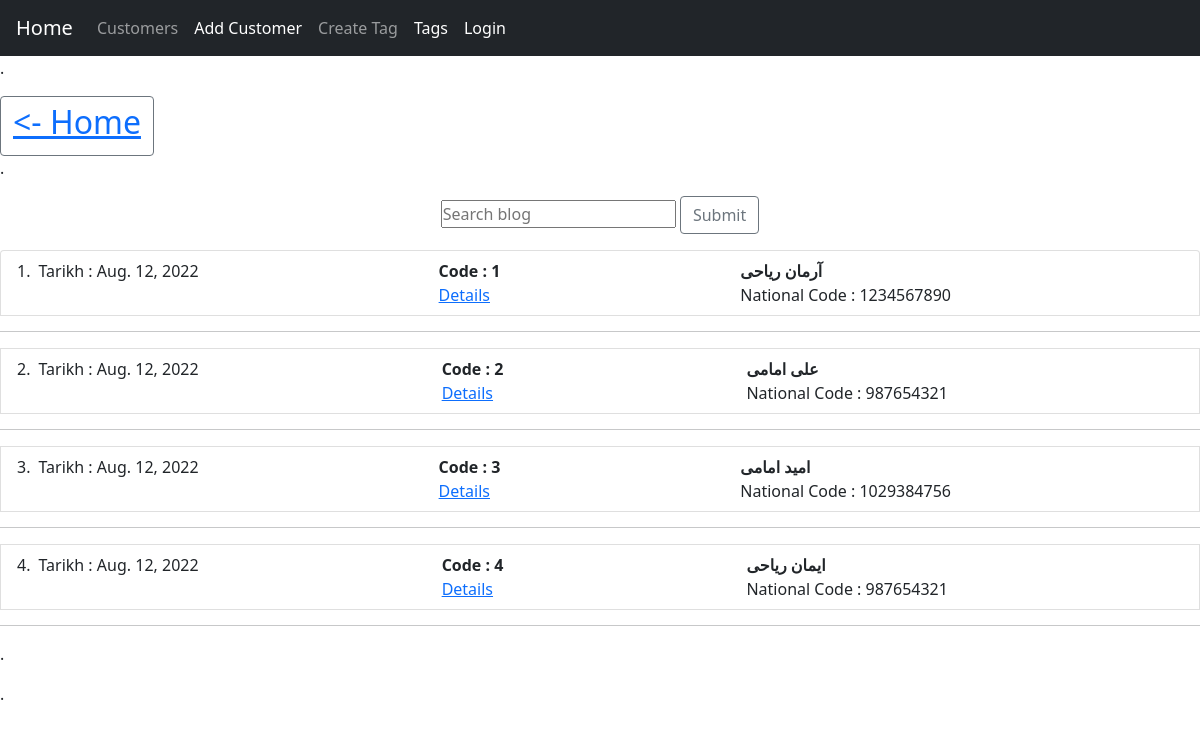
The page /find/ on the database its author committed.
### pages/models.py (models this page shows, shortened)
class Aa(models.Model):
    date = models.DateField(auto_now_add=True)
    National_code = models.IntegerField()
    first_name = models.CharField(("first name"),max_length=100)
    last_name = models.CharField(('last name'),max_length=100)

### pages/views.py (the view)
# urls.py: path('find/', views.aa_list, name = 'find'),
def aa_list(request):
    aa_list = Aa.objects.all()
    context = {
        "aa_list": aa_list
    }
    return render(request, "pages/find.html", context)

### templates/pages/find.html (shortened to what this page needs)
{% extends 'base.html' %}
{% load static %}
{% block content %}
<head>
    <link href="https://cdn.jsdelivr.net/npm/bootstrap@5.1.3/dist/css/bootstrap.min.css" rel="stylesheet">
    <link rel="stylesheet" href="{% static 'style.css' %}">
</head>
<center>
    <form method="GET" action = "{% url 'search' %}">
        <div class = "blog-search-form">
            <input name = "search" placeholder = "Search blog" type = "text">
            <button class="btn btn-outline-secondary" type = "submit">
                Submit
            </button>
        </div>
    </form>
</center>
<ol class="list-group list-group-numbered">
{% for a in aa_list %}
    <li class="list-group-item d-flex justify-content-between align-items-start">
    <div class="ms-2 me-auto">
        Tarikh : {{ a.date }}
    </div>
    <div class="ms-2 me-auto">
      <div class="fw-bold">Code : {{ a.pk }}</div>
      <a href = ""> Details </a>
    </div>
    <div class="ms-2 me-auto">
      <div class="fw-bold">{{ a.first_name}} {{ a.last_name }}</div>
      National Code : {{ a.National_code }}
    </div>
  </li>
<hr>
{% endfor %}
</ol>
{% endblock content %}

### templates/base.html (shortened to what this page needs)
<!DOCTYPE html>
<html lang = "en">
<head>
    <link rel="stylesheet" href="https://cdn.jsdelivr.net/npm/bootstrap@4.3.1/dist/css/bootstrap.min.css">
</head>
<body>
    <header>
<nav class="navbar navbar-expand-lg navbar-dark bg-dark">
  <a class="navbar-brand" href = "{% url 'home' %}"> Home </a>
  <div class="collapse navbar-collapse" id="navbarNavAltMarkup">
    <div class="navbar-nav">
      <a class="nav-item nav-link" href="{% url 'customers' %}">Customers</a>
      <a class="nav-link active" href="{% url 'customer_create' %}">Add Customer <span class="sr-only">(current)</span></a>
      <a class="nav-item nav-link" href="{% url 'tags_create' %}">Create Tag</a> {% comment %} {% url 'tag_create' %} {% endcomment %}
      <a class="nav-link active" href="{% url 'tags' %}">Tags<span class="sr-only">(current)</span></a>
      {% if user.is_authenticated %}
        <a class="nav-item nav-link" href="{% url 'home' %}">{{ user.first_name }}</a>
        <a class="nav-item nav-link" href="{% url 'logout' %}">Logout</a>
      {% else %}
        <a class="nav-link active" href="{% url 'login' %}">Login</a>
      {% endif %}
    </div>
  </div>
</nav>
    </header>
    <p>.</p>
    <button class="btn btn-outline-secondary" type = "submit"> <h2> <a href = "{% url 'home' %}"><- Home</a> </h2> </button>
    <p>.</p>
        {% block content %}
        {% endblock content %}
    <p>.</p>
    <p>.</p>
</body>
</html>

### articles/static/articles/style.css (style rules this page uses)
* { margin: 0; padding: 0; box-sizing: border-box; }

### rows shown on the page
Aa: date "Aug. 12, 2022", pk "1", first_name "آرمان", last_name "ریاحی", National_code "1234567890"
Aa: date "Aug. 12, 2022", pk "2", first_name "علی", last_name "امامی", National_code "987654321"
Aa: date "Aug. 12, 2022", pk "3", first_name "امید", last_name "امامی", National_code "1029384756"
Aa: date "Aug. 12, 2022", pk "4", first_name "ایمان", last_name "ریاحی", National_code "987654321"
